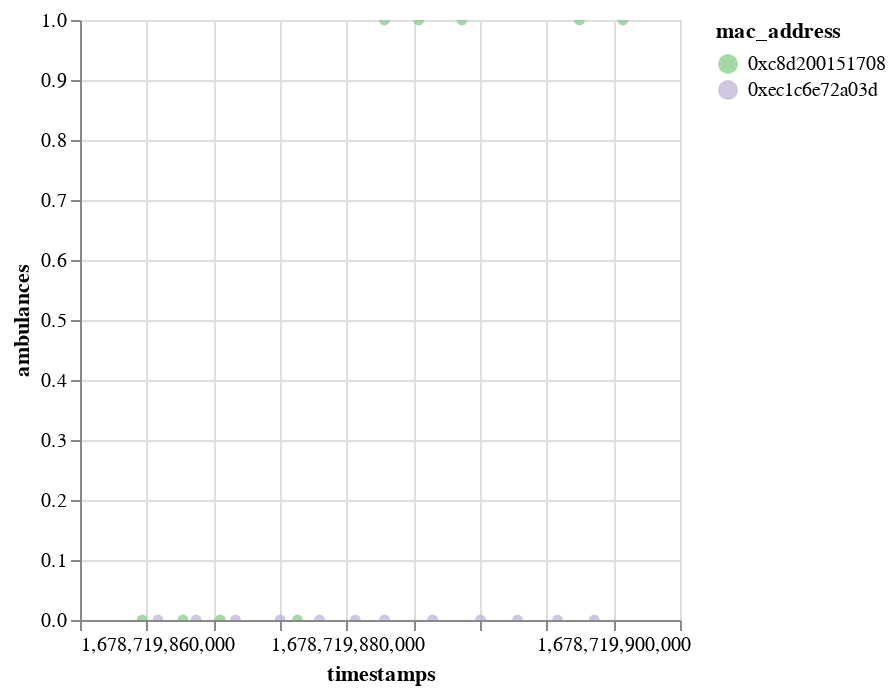

Notebook source saved alongside this figure:
### Code cell
DeepnoteChart(is_ambulance, """{"layer":[{"layer":[{"mark":{"clip":true,"type":"circle","tooltip":true},"encoding":{"x":{"sort":null,"type":"quantitative","field":"timestamps","scale":{"type":"linear","zero":false},"format":{"type":"default","decimals":null},"formatType":"numberFormatFromNumberType"},"y":{"sort":null,"type":"quantitative","field":"ambulances","scale":{"type":"linear","zero":false},"format":{"type":"default","decimals":null},"formatType":"numberFormatFromNumberType"},"color":{"sort":null,"type":"nominal","field":"mac_address","scale":{"scheme":"accent"}}}}]}],"title":"","config":{"legend":{}},"$schema":"https://vega.github.io/schema/vega-lite/v5.json","encoding":{}}""")

### Figure 1 — Vega-Lite specification as saved in the notebook (floating-point values rounded to 4 significant figures)
{"$schema": "https://vega.github.io/schema/vega-lite/v5.json", "encoding": {}, "layer": [{"layer": [{"mark": {"type": "circle", "tooltip": true, "clip": true}, "encoding": {"x": {"field": "timestamps", "type": "quantitative", "sort": null, "scale": {"zero": false, "type": "linear"}, "formatType": "numberFormatFromNumberType", "format": {"type": "default", "decimals": null}}, "y": {"field": "ambulances", "type": "quantitative", "sort": null, "scale": {"zero": false, "type": "linear"}, "formatType": "numberFormatFromNumberType", "format": {"type": "default", "decimals": null}}, "color": {"field": "mac_address", "type": "nominal", "sort": null, "scale": {"scheme": "accent"}}}}]}], "title": "", "config": {"legend": {}}, "data": {"values": [{"ambulances": 0, "mac_address": "0xc8d200151708", "timestamps": 1678719864669}, {"ambulances": 0, "mac_address": "0xc8d200151708", "timestamps": 1678719867720}, {"ambulances": 0, "mac_address": "0xc8d200151708", "timestamps": 1678719870519}, {"ambulances": 0, "mac_address": "0xc8d200151708", "timestamps": 1678719876311}, {"ambulances": 1, "mac_address": "0xc8d200151708", "timestamps": 1678719882827}, {"ambulances": 1, "mac_address": "0xc8d200151708", "timestamps": 1678719885411}, {"ambulances": 1, "mac_address": "0xc8d200151708", "timestamps": 1678719888653}, {"ambulances": 1, "mac_address": "0xc8d200151708", "timestamps": 1678719897461}, {"ambulances": 1, "mac_address": "0xc8d200151708", "timestamps": 1678719900716}, {"ambulances": 0, "mac_address": "0xec1c6e72a03d", "timestamps": 1678719865850}, {"ambulances": 0, "mac_address": "0xec1c6e72a03d", "timestamps": 1678719868709}, {"ambulances": 0, "mac_address": "0xec1c6e72a03d", "timestamps": 1678719871666}, {"ambulances": 0, "mac_address": "0xec1c6e72a03d", "timestamps": 1678719875006}, {"ambulances": 0, "mac_address": "0xec1c6e72a03d", "timestamps": 1678719877966}, {"ambulances": 0, "mac_address": "0xec1c6e72a03d", "timestamps": 1678719880645}, {"ambulances": 0, "mac_address": "0xec1c6e72a03d", "timestamps": 1678719882846}, {"ambulances": 0, "mac_address": "0xec1c6e72a03d", "timestamps": 1678719886452}, {"ambulances": 0, "mac_address": "0xec1c6e72a03d", "timestamps": 1678719890039}, {"ambulances": 0, "mac_address": "0xec1c6e72a03d", "timestamps": 1678719892819}, {"ambulances": 0, "mac_address": "0xec1c6e72a03d", "timestamps": 1678719895811}, {"ambulances": 0, "mac_address": "0xec1c6e72a03d", "timestamps": 1678719898569}]}}
